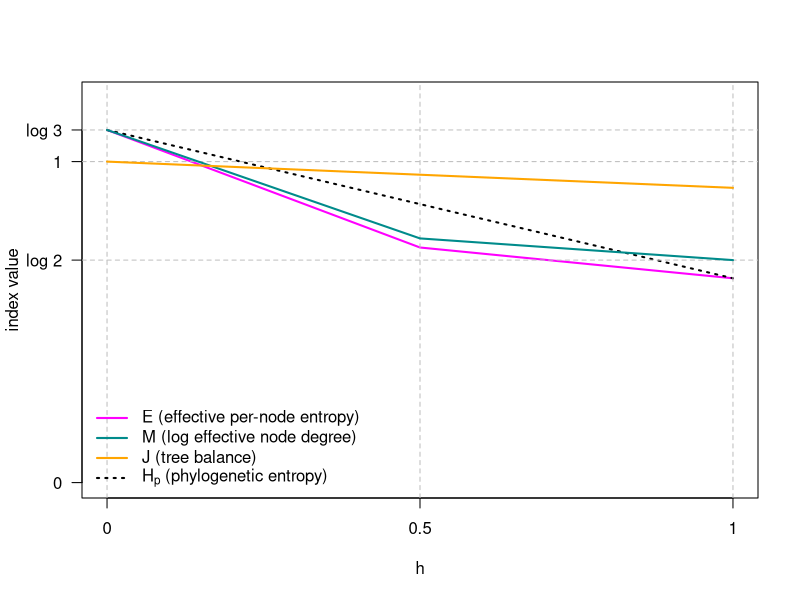

This chart was generated by the following R code: (Note: this script raises an error after producing the figure.)
# Index values for an ultrametric leafy tree with 
# three equally sized leaves and two internal nodes. 
# The tree has height 1 and the non-root internal node is at depth h 
# (hence the four branch lengths are 1, h, 1-h, and 1-h).
# Below is an illustration of the case h = 1/2.

#      /\
#     /  \
#    /   /\
#   /   /  \
#  O   O    O

Ebar <- function(h) { # effective per-node entropy
  E1 <- 1/3*(2*h*(log(3) - log(2)) + log(3))
  if(h > 1/2) E2 <- 2/3*(1-h)*log(2)
  else E2 <- 2/3*(h*log(2) + (1-2*h)*log(3))
  return(E1 + E2)
  }
Mbar <- function(h) { # log effective node degree
  m1 <- 1/3*(h * (3*log(2) - log(3)) + log(3))
  if(h > 1/2) m2 <- 2/3*(1-h)*log(2)
  else m2 <- 2/3*(h*log(2) + (1-2*h)*log(3))
  return(m1 + m2)
}
Jbar <- function(h) h*(log2(3) - 5/3) + 1 # tree balance
Hbar <- function(h) log(3) - 2/3*h*log(2) # phylogenetic entropy

h <- seq(0,1,length=1e3+1)
wid <- 2
pdf("ThreeLeavesExample.pdf",width=4.2, height = 4.6)
plot(sapply(h, Ebar) ~ h, type = "l", xlim = c(0,1), ylim = c(0,1.2), col = "magenta", 
     xaxt = "n", yaxt = "n", ylab = "index value", lwd = wid)
axis(2, at = c(0, log(2), 1, log(3)), labels = c("0", "log 2", "1", "log 3"), las = 1)
axis(1, at = c(0, 1/2, 1), labels = c("0", "0.5", 1))
lines(sapply(h, Hbar) ~ h, col = "black", lty = 3, lwd = wid)
abline(h = 1, lty = 2, col = "grey")
abline(h = log(2), lty = 2, col = "grey")
abline(h = log(3), lty = 2, col = "grey")
abline(v = 0, lty = 2, col = "grey")
abline(v = 1/2, lty = 2, col = "grey")
abline(v = 1, lty = 2, col = "grey")
lines(sapply(h, Mbar) ~ h, col = "darkcyan", lwd = wid)
lines(sapply(h, Jbar) ~ h, col = "orange", lwd = wid)
legend("bottomleft", col = c("magenta", "darkcyan", "orange", "black"), 
       lty = c(1, 1, 1, 3), 
       legend = c("E (effective per-node entropy)", "M (log effective node degree)", "J (tree balance)", expression('H'["p"]*' (phylogenetic entropy)')), 
       bty = "n", lwd = wid)
dev.off()

p <- 9/10
q <- (1-p)/2
points(0, (-2*q*log(q) - p*log(p))/log(3), col = "orange")
points(1, (-q*log(q) - (p+q)*log(p+q))/log(2), col = "orange")
points(0, -2*q*log(q) - p*log(p), col = "magenta")
points(1, -q*log(q) - (p+q)*log(p+q), col = "magenta")
points(0, (-2*q*log(q) - p*log(p))/Mbar(0), col = "blue")
points(1, (-q*log(q) - (p+q)*log(p+q))/Mbar(1), col = "blue")

# The ratio Ebar / Mbar is generally not equal to Jbar 
# but is approximately equal for this particular tree
plot(sapply(h, Ebar) ~ h, type = "l", xlim = c(0,1), ylim = c(0.9,1), col = "white", lwd = wid)
lines(sapply(h, Jbar) ~ h, col = "orange", lwd = wid)
lines(sapply(h, Ebar) / sapply(h, Mbar) ~ h, col = "blue", lwd = wid)

##########

# Generate a random value of h, based on the coalescent model:
stoch_fn <- function() {
  t1 <- rexp(n = 1, rate = 3) # time during which there are exactly three lineages
  t2 <- rexp(n = 1, rate = 1) # time during which there are exactly two lineages
  h <- t1 / (t1 + t2)
  return(h)
}

# vector of random h values:
h_vec <- replicate(1e6, stoch_fn())
mean(h_vec) # ≈ 0.324

# average index values:
mean(sapply(h_vec, Ebar)) # ~0.8907
mean(sapply(h_vec, Mbar)) # ~0.9090
mean(sapply(h_vec, Jbar)) # ~0.9736
mean(sapply(h_vec, Hbar)) # ~0.9490



